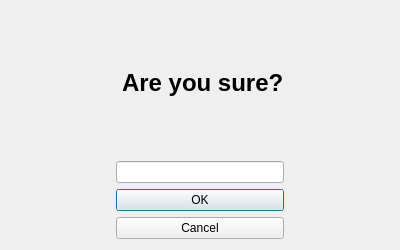
<?xml version="1.0" encoding="UTF-8"?>
<ui version="4.0">
 <class>Dialog</class>
 <widget class="QDialog" name="Dialog">
  <property name="geometry">
   <rect>
    <x>0</x>
    <y>0</y>
    <width>400</width>
    <height>250</height>
   </rect>
  </property>
  <property name="maximumSize">
   <size>
    <width>500</width>
    <height>300</height>
   </size>
  </property>
  <property name="windowTitle">
   <string>Dialog</string>
  </property>
  <property name="windowIcon">
   <iconset>
    <normaloff>../images/app_icon.png</normaloff>../images/app_icon.png</iconset>
  </property>
  <layout class="QGridLayout" name="gridLayout">
   <item row="1" column="3">
    <spacer name="horizontalSpacer_2">
     <property name="orientation">
      <enum>Qt::Horizontal</enum>
     </property>
     <property name="sizeHint" stdset="0">
      <size>
       <width>40</width>
       <height>20</height>
      </size>
     </property>
    </spacer>
   </item>
   <item row="2" column="1" colspan="2">
    <widget class="QLineEdit" name="lineEditAnswer"/>
   </item>
   <item row="3" column="1" colspan="2">
    <widget class="QPushButton" name="pushButtonOK">
     <property name="text">
      <string>OK</string>
     </property>
    </widget>
   </item>
   <item row="1" column="2">
    <widget class="QLabel" name="labelQuestion">
     <property name="font">
      <font>
       <pointsize>18</pointsize>
       <weight>75</weight>
       <bold>true</bold>
      </font>
     </property>
     <property name="text">
      <string>Are you sure?</string>
     </property>
    </widget>
   </item>
   <item row="4" column="1" colspan="2">
    <widget class="QPushButton" name="pushButtonCancel">
     <property name="text">
      <string>Cancel</string>
     </property>
    </widget>
   </item>
   <item row="3" column="0">
    <spacer name="horizontalSpacer">
     <property name="orientation">
      <enum>Qt::Horizontal</enum>
     </property>
     <property name="sizeHint" stdset="0">
      <size>
       <width>40</width>
       <height>20</height>
      </size>
     </property>
    </spacer>
   </item>
  </layout>
 </widget>
 <resources/>
 <connections/>
</ui>
